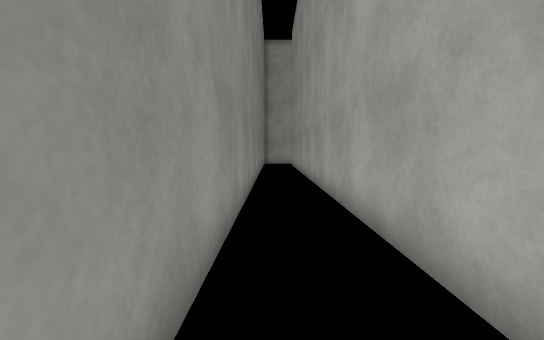
View 1 (above)

21 first-person views from a walk through a scene from a Unity 3-D project. The camera is 1.2 m above the floor, tilts 4° down and sees 85° across. The floor is counted in squares, 1 m on a side. Each view is taken from the middle of a square. On the plan, view 1 faces up. The plan holds only what a view shows up to about 13 squares ahead; the rest is blank. The place goes on beyond the plan. The player is left out. Surface patterns are stand-ins for the level's own textures.

View 2
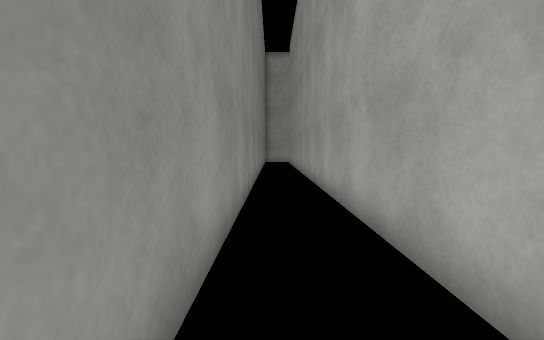

View 3
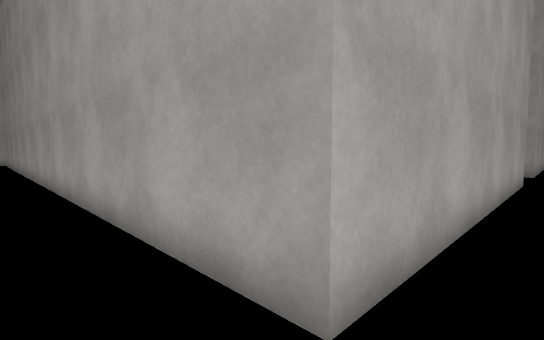

View 4
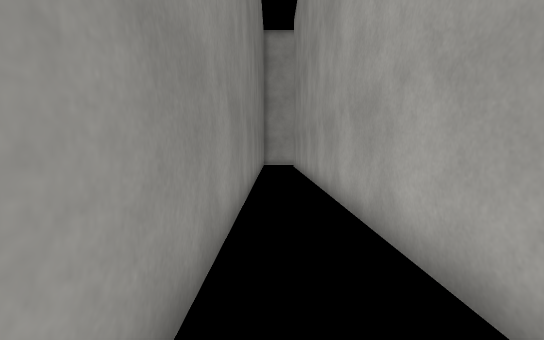

View 5
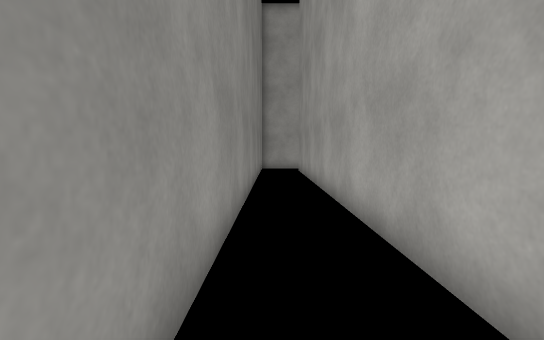

View 6
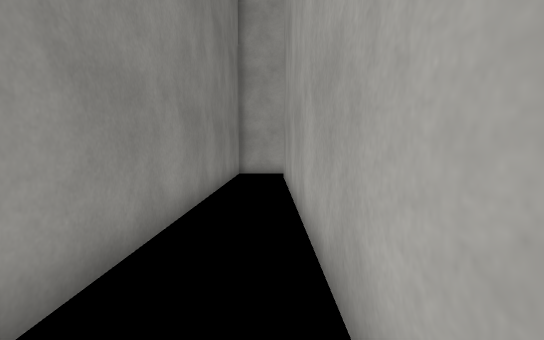

View 7
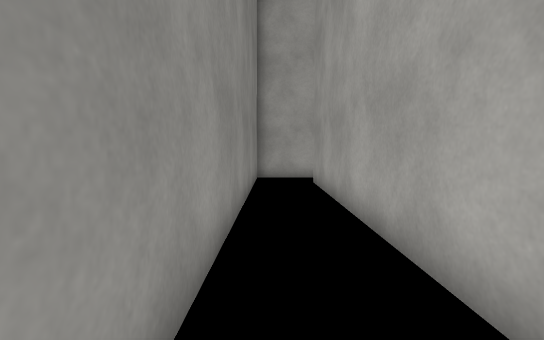

View 8
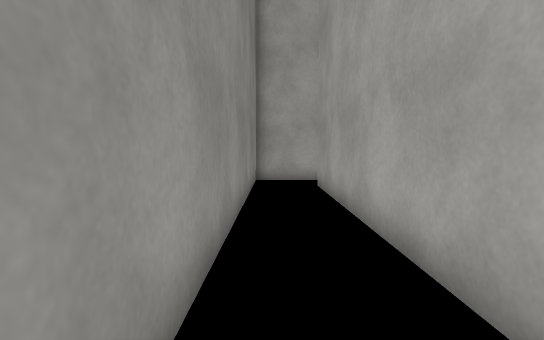

View 9
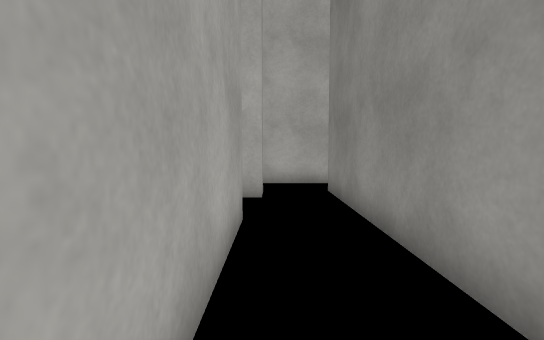

View 10
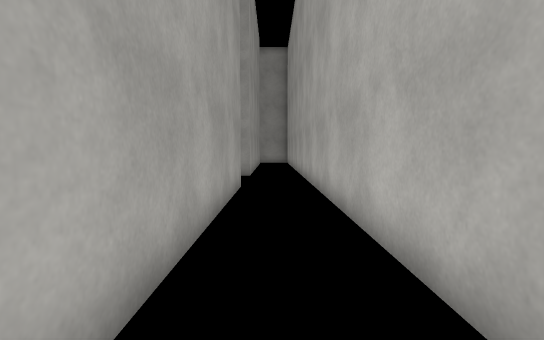

View 11
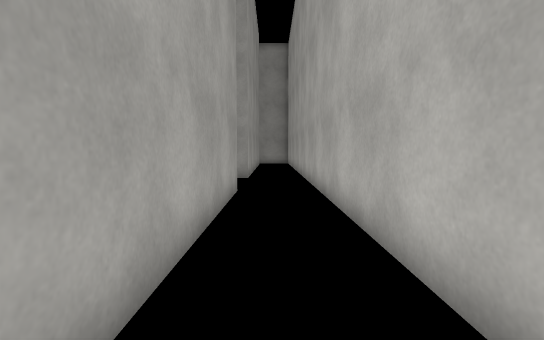

View 12
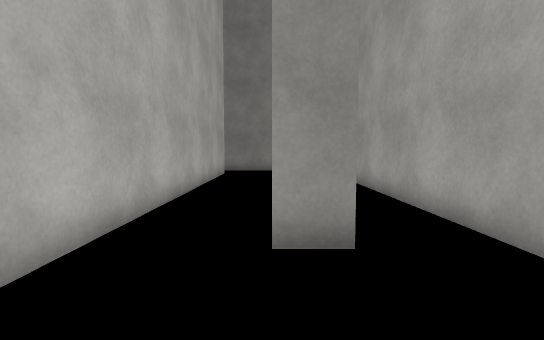

View 13
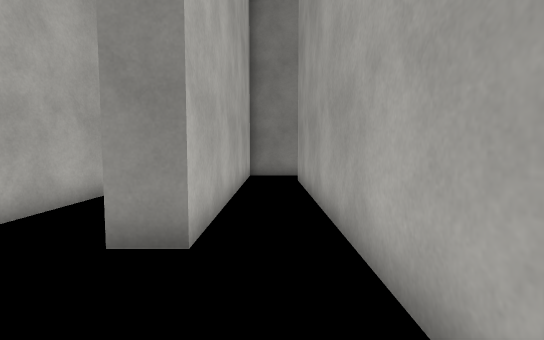

View 14
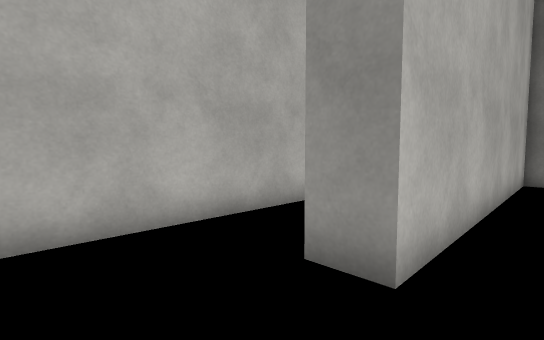

View 15
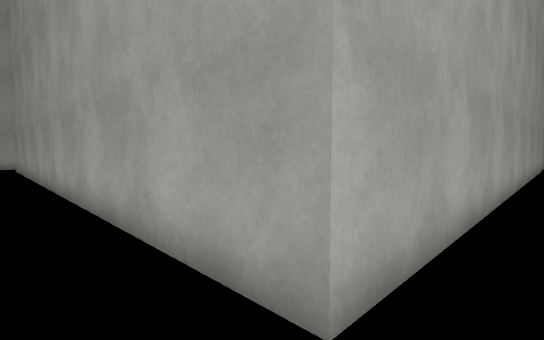

View 16
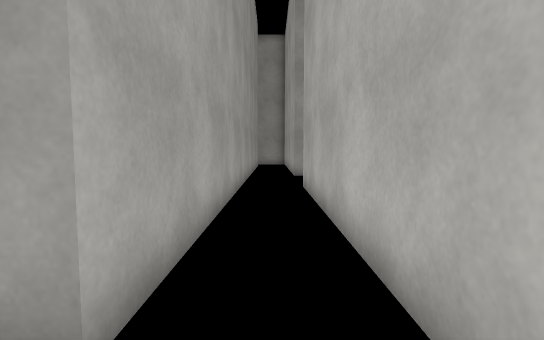

View 17
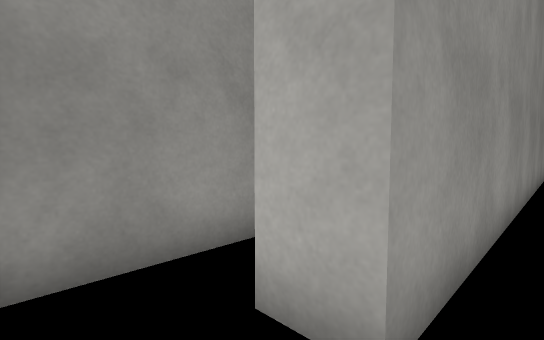

View 18
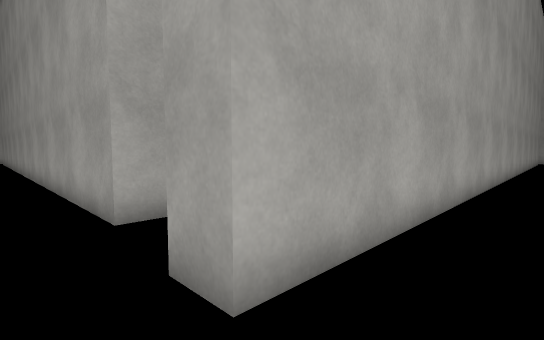

View 19
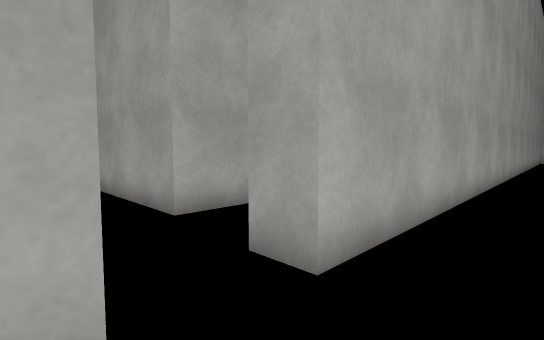

View 20
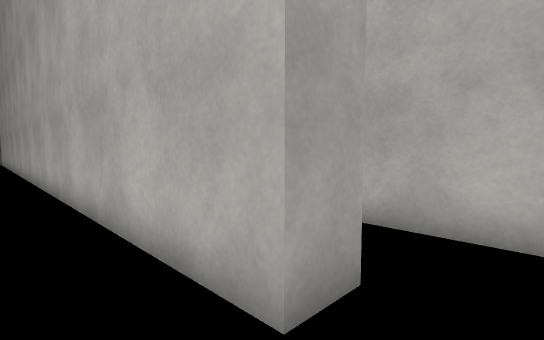

View 21
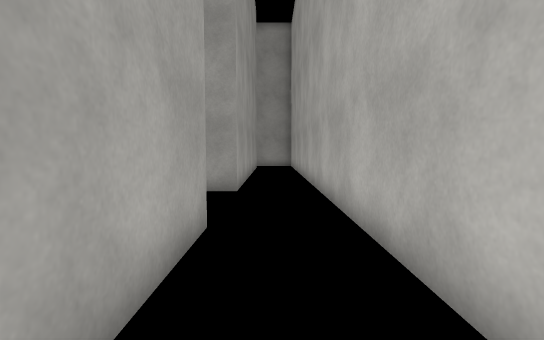

### Floor plan
Points are (right, up) in squares from view 1. A wall is a line through its corners. A room is listed if a view was taken in it or the views show most of it. See-through windows are left out.
Room 1 (views 1, 2, 3, 4, 5, 6, 7, 8, 9, 20)
walls: (1.5, -3) (1.5, 22.5); (-0.6, 22.5) (-0.6, -4.6)
Room 2 (views 10, 11, 12, 13, 14, 21)
walls: (16.4, -3) (16.4, -2.1); (16.4, 0) (4.5, 0); (4.5, -2) (12.5, -2) (12.5, -3) (1.5, -3); (1.3, -5.4) (16.4, -5.4)
ways out: opening at (16, -1)
Room 3 (views 15, 16)
walls: (4.5, 0) (4.5, 15.9); (2.5, -2) (4.5, -2)
Room 4 (views 17, 18)
walls: (16.9, -6.4) (1.3, -6.4) (1.3, -5.4); (-0.6, -4.6) (-0.6, -6.6); (-1, -8.4) (2.4, -8.4)
ways out: opening at (-1, -7.5) to room 5
Room 5 (view 19)
walls: (-3, -5.2) (-3, -8); (-0.6, -6.6) (-1.6, -6.6)
ways out: opening at (-1, -7.5) to room 4

Positions as (right, up) in squares from view 1, and headings:
1: (0, 0), facing up
2: (0, -3), facing up
3: (0, -4), facing up-right
4: (0, 2), facing up
5: (0, 6), facing up
6: (1, 10), facing up
7: (0, 12), facing up
8: (0, 13), facing up
9: (1, 2), facing down
10: (3, -4), facing right
11: (4, -4), facing right
12: (16, -3), facing left
13: (16, -1), facing left
14: (15, -1), facing down-left
15: (3, -1), facing up-right
16: (3, -1), facing right
17: (0, -8), facing up-left
18: (0, -8), facing up-right
19: (-1, -8), facing up-right
20: (0, -4), facing down-right
21: (8, -4), facing right
